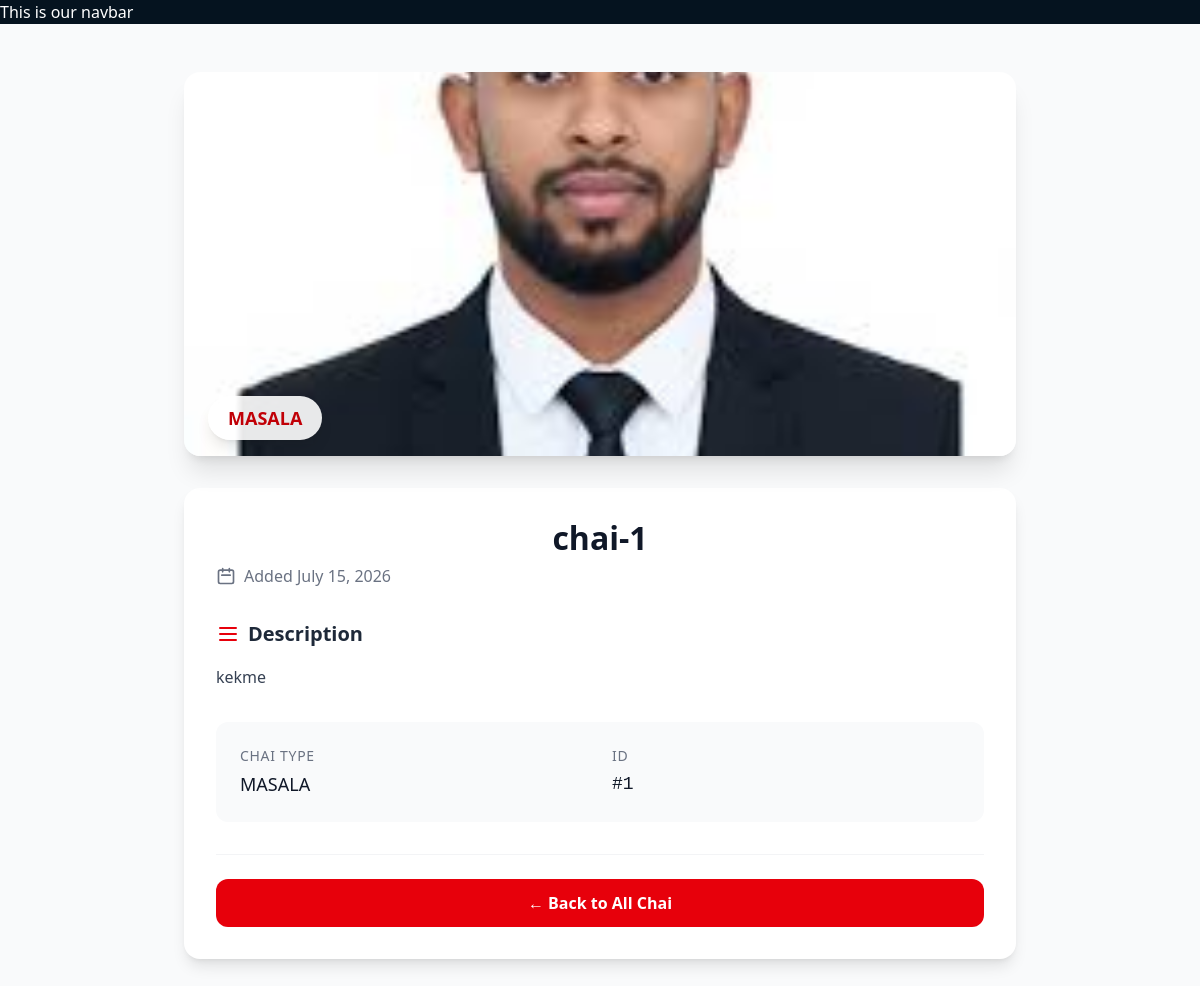
/chai/1, run on the app's committed database.
### first_app/models.py (models this page shows, shortened)
class Chaia_Variety(models.Model):
    CHAI_TYPE_CHOICE = [
        ('ML', 'MASALA'),
        ('GR', 'GINGER'),
        ('KL', 'KIWI'),
        ('PL', 'PLAIN'),
        ('EL', 'ELAICHI'),
    ]
    name = models.CharField(max_length=100)
    image = models.ImageField(upload_to='chais/')
    date_added = models.DateTimeField(default=timezone.now)
    type = models.CharField(max_length=2, choices=CHAI_TYPE_CHOICE)
    description = models.TextField(default='')
    price = models.DecimalField(max_digits=10,decimal_places=2,default=0)

### first_app/views.py (the view)
# urls.py: path("<int:chai_id>", views.chai_detail,name="chai_detail"),
def chai_detail(request, chai_id):
    chai = get_object_or_404(Chaia_Variety,pk=chai_id)
    return render(request, "first_app/chai_detail.html",{'chai':chai})

### first_app/templates/first_app/chai_detail.html (shortened to what this page needs)
{% extends "layout.html" %}
{% block content %}
<div class="min-h-screen bg-gray-50 py-12">
    <div class="max-w-4xl mx-auto px-4 sm:px-6 lg:px-8">
        <div class="relative h-80 md:h-96 rounded-2xl overflow-hidden shadow-xl mb-8">
            <img src="{{ chai.image.url }}" alt="{{ chai.name }}" class="w-full h-full object-cover">
            <div class="absolute inset-0 from-black/60 via-transparent to-transparent"></div>
            <div class="absolute bottom-6 left-6">
                <span class="px-5 py-2.5 bg-white/90 backdrop-blur-sm text-red-700 font-semibold rounded-full text-lg shadow-lg">
                    {{ chai.get_type_display }}
                </span>
            </div>
        </div>
        <div class="bg-white rounded-2xl shadow-lg p-6 md:p-8">
            <div class="mb-8">
                <h1 class="text-3xl md:text-4xl font-bold text-gray-900">{{ chai.name }}</h1>
                <p class="text-gray-500 mt-2 flex items-center gap-2">
                    <svg class="w-5 h-5" fill="none" stroke="currentColor" viewBox="0 0 24 24">
                        <path stroke-linecap="round" stroke-linejoin="round" stroke-width="2" d="M8 7V3m8 4V3m-9 8h10M5 21h14a2 2 0 002-2V7a2 2 0 00-2-2H5a2 2 0 00-2 2v12a2 2 0 002 2z"/>
                    </svg>
                    Added {{ chai.date_added|date:"F d, Y" }}
                </p>
            </div>
            <div class="mb-8">
                <h2 class="text-xl font-semibold text-gray-800 mb-4 flex items-center gap-2">
                    <svg class="w-6 h-6 text-red-600" fill="none" stroke="currentColor" viewBox="0 0 24 24">
                        <path stroke-linecap="round" stroke-linejoin="round" stroke-width="2" d="M4 6h16M4 12h16M4 18h16"/>
                    </svg>
                    Description
                </h2>
                <div class="prose prose-gray max-w-none">
                    <p class="text-gray-700 leading-relaxed whitespace-pre-line">{{ chai.description }}</p>
                </div>
            </div>
            <div class="grid grid-cols-1 sm:grid-cols-2 gap-6 mb-8 p-6 bg-gray-50 rounded-xl">
                <div>
                    <p class="text-sm text-gray-500 uppercase tracking-wider mb-1">Chai Type</p>
                    <p class="text-lg font-medium text-gray-900">{{ chai.get_type_display }}</p>
                </div>
                <div>
                    <p class="text-sm text-gray-500 uppercase tracking-wider mb-1">ID</p>
                    <p class="text-lg font-medium text-gray-900 font-mono">#{{ chai.id }}</p>
                </div>
            </div>
            <div class="flex flex-col sm:flex-row gap-4 pt-6 border-t border-gray-100">
                <a href="{% url 'all_chai' %}" class="flex-1 px-6 py-3 bg-red-600 text-white font-semibold rounded-xl text-center hover:bg-red-700 transition-colors">
                    ← Back to All Chai
                </a>
            </div>
        </div>
    </div>
</div>
{% endblock %}

### static/style.css (style rules this page uses)
body { background-color: rgb(5, 19, 31); color: white; }
h1 { text-align: center; font-size:2em; }

### data on the page
Chaia_Variety: image (picture), type "MASALA", name "chai-1", date_added "July 15, 2026", description "kekme", id "1"
